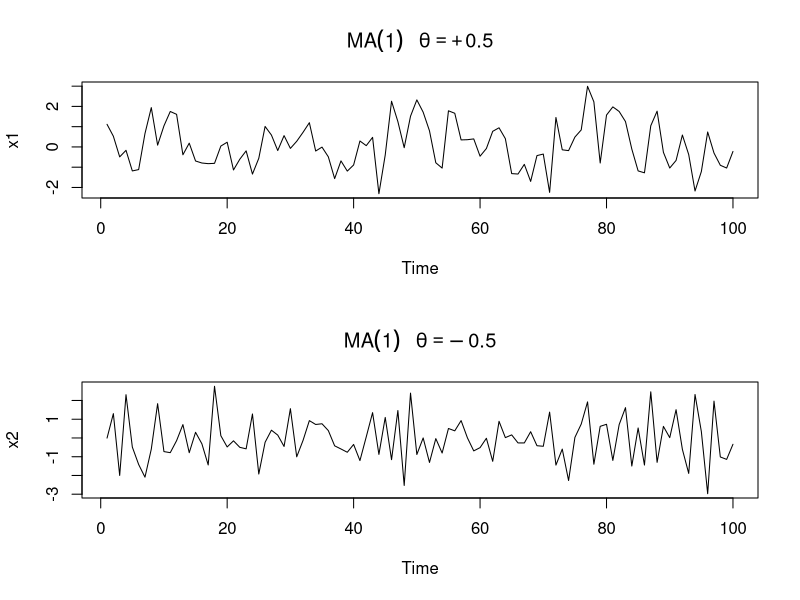
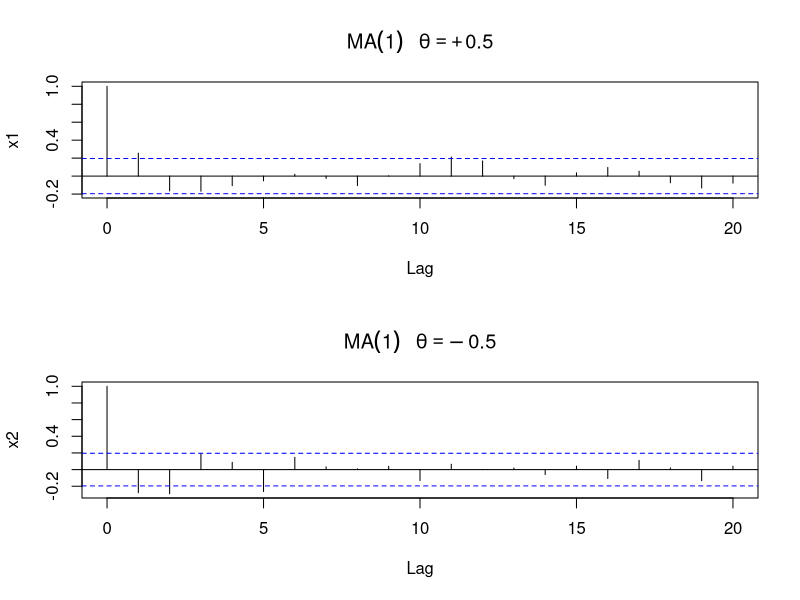

Write R code to recreate these figures, in order. (Note: this script raises an error after producing the figures.)
## ---- chunk 1
par(mfrow=c(2,1))
plot(arima.sim(list(order=c(0,0,1),ma=0.5),n=100),ylab="x1",
     main=expression(MA(1)~~~theta==+0.5))
plot(arima.sim(list(order=c(0,0,1),ma=-0.5),n=100),ylab="x2",
     main=expression(MA(1)~~~theta==-0.5))
## ---- chunk 2
par(mfrow=c(2,1))
acf(arima.sim(list(order=c(0,0,1),ma=0.5),n=100),ylab="x1",
     main=expression(MA(1)~~~theta==+0.5))
acf(arima.sim(list(order=c(0,0,1),ma=-0.5),n=100),ylab="x2",
     main=expression(MA(1)~~~theta==-0.5))
## ---- chunk 3
par(mfrow=c(2,1))
plot(NYSE, xlab = "Tiempo", ylab = "Porcentaje de cambio")
acf(NYSE)
